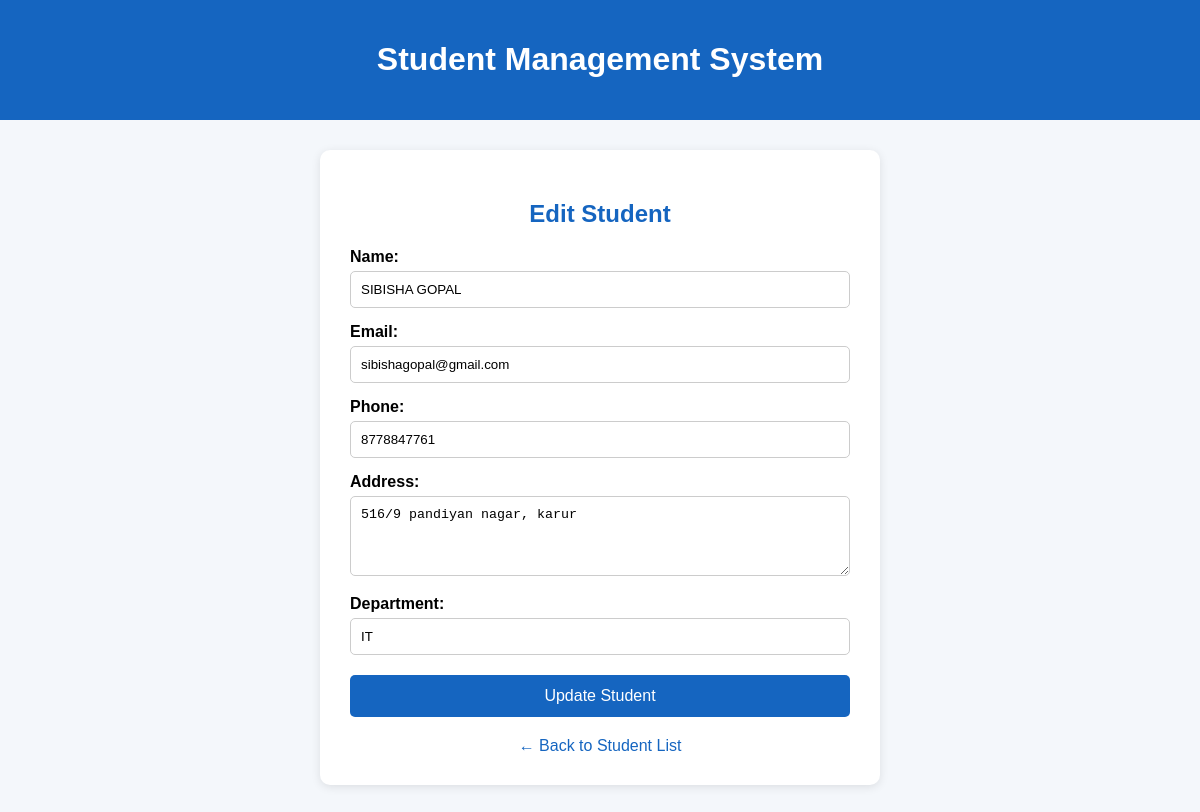
Page /edit/1/ on the committed database.
### students/models.py (models this page shows, shortened)
class Student(models.Model):
    name = models.CharField(max_length=100)
    email = models.EmailField(unique=True)
    phone = models.CharField(max_length=15)
    address = models.TextField()
    department = models.CharField(max_length=100)

### students/views.py (the view, shortened to what this page needs)
# urls.py: path('edit/<int:id>/', views.edit_student, name='edit_student'),
def edit_student(request, id):
    student = Student.objects.get(id=id)
    return render(request, 'students/edit_student.html', {
        'student': student
    })

### students/templates/students/edit_student.html (shortened to what this page needs)
<!DOCTYPE html>
<html>
<head>
</head>
<body>
    <div class="header">
        <h1>Student Management System</h1>
    </div>
    <div class="container">
        <h2>Edit Student</h2>
        <form method="POST">
            <label>Name:</label>
            <input
                type="text"
                name="name"
                value="{{ student.name }}"
                required
            >
            <label>Email:</label>
            <input
                type="email"
                name="email"
                value="{{ student.email }}"
                required
            >
            <label>Phone:</label>
            <input
                type="tel"
                name="phone"
                value="{{ student.phone }}"
                pattern="[0-9]{10}"
                maxlength="10"
                required
            >
            <label>Address:</label>
            <textarea
                name="address"
                required
            >{{ student.address }}</textarea>
            <label>Department:</label>
            <input
                type="text"
                name="department"
                value="{{ student.department }}"
                required
            >
            <button type="submit">
                Update Student
            </button>
        </form>
        <a href="{% url 'student_list' %}" class="back">
            ← Back to Student List
        </a>
    </div>
</body>
</html>

### students/templates/students/edit_student.html (style rules this page uses)
body { font-family: Arial, sans-serif; background-color: #f4f7fb; margin: 0; }
.header { background-color: #1565c0; color: white; text-align: center; padding: 20px; }
.container { width: 500px; margin: 30px auto; background-color: white; padding: 30px; border-radius: 10px; box-shadow: 0 2px 10px rgba(0,0,0,0.1); }
h2 { color: #1565c0; text-align: center; }
label { display: block; margin-top: 15px; margin-bottom: 5px; font-weight: bold; }
input, textarea { width: 100%; padding: 10px; border: 1px solid #ccc; border-radius: 5px; box-sizing: border-box; }
textarea { height: 80px; }
button { width: 100%; margin-top: 20px; padding: 12px; background-color: #1565c0; color: white; border: none; border-radius: 5px; cursor: pointer; font-size: 16px; }
.back { display: block; text-align: center; margin-top: 20px; color: #1565c0; text-decoration: none; }

### rows in the picture
Student: name "SIBISHA GOPAL", email "sibishagopal@gmail.com", phone "8778847761", address "516/9 pandiyan nagar, karur", department "IT"
